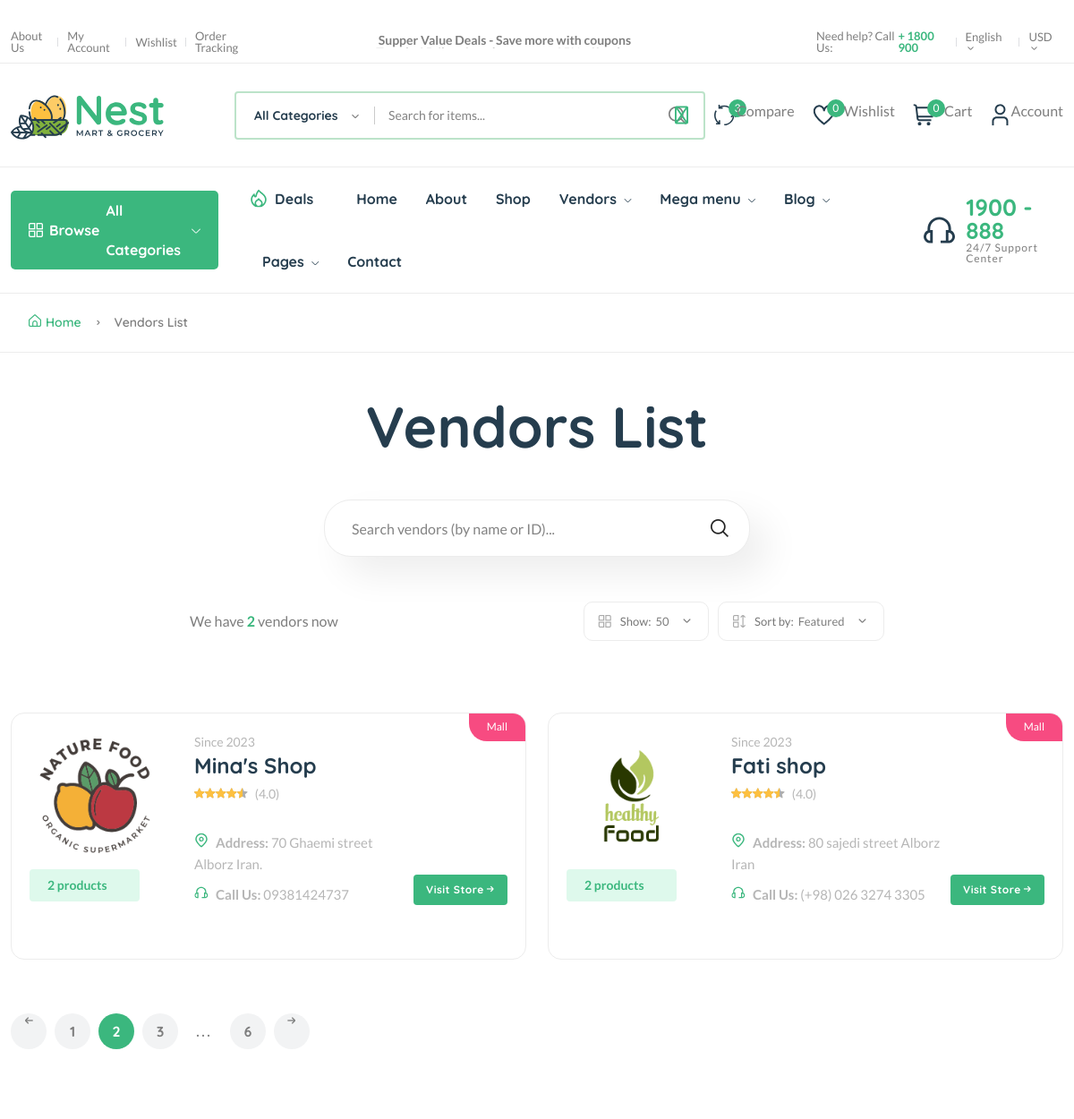
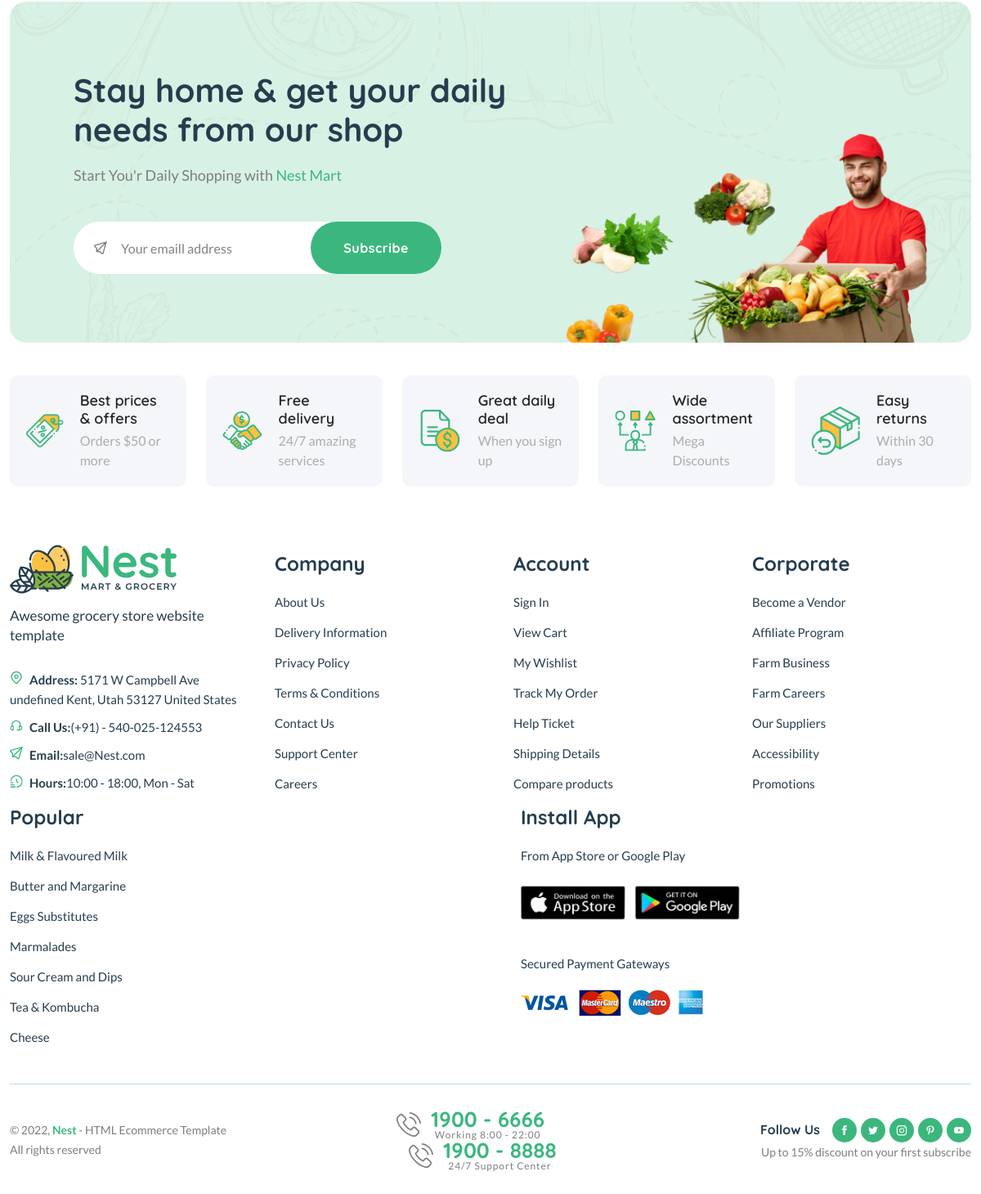
/vendors, run on the app's committed database (2 pictures, top to bottom).
### core/models.py (models this page shows, shortened)
class Vendor(models.Model):
    vid = ShortUUIDField(unique=True, length=10, max_length=20, alphabet='abcdefgh123456', prefix='ven')
    user = models.ForeignKey(User, on_delete=models.SET_NULL, null=True)
    title = models.CharField(max_length=100)
    image = models.ImageField(upload_to=user_directory_path)
    cover_image = models.ImageField(upload_to=user_directory_path)
    description = models.TextField(null=True, blank=True)
    address = models.CharField(max_length=100)
    contact = models.CharField(max_length=100)
    chat_resp_time = models.CharField(max_length=100)
    shipping_on_time = models.CharField(max_length=100)
    authentic_rating = models.CharField(max_length=100)
    days_return = models.CharField(max_length=100)
    warranty_period = models.CharField(max_length=100)
    date = models.DateTimeField(auto_now_add=True)

### core/views.py (the view)
# urls.py: path("vendors", vendor_list_view, name='vendor-list'),
def vendor_list_view(request):
    vendors = Vendor.objects.all()
    return render(request, 'core/vendors-list.html', {'vendors': vendors})

### core/models.py (called while the page is built)
    def get_percentage(self):
        new_price = (self.price * 100) / self.old_price
        return new_price

### templates/core/vendors-list.html (shortened to what this page needs)
﻿{% extends 'includes/base.html' %}
{% load static %}
{% block content %}
    <main class="main pages mb-80">
        <div class="page-header breadcrumb-wrap">
            <div class="container">
                <div class="breadcrumb">
                    <a href="index.html" rel="nofollow"><i class="fi-rs-home mr-5"></i>Home</a>
                    <span></span> Vendors List
                </div>
            </div>
        </div>
        <div class="page-content pt-50">
            <div class="container">
                <div class="archive-header-2 text-center">
                    <h1 class="display-2 mb-50">Vendors List</h1>
                    <div class="row">
                        <div class="col-lg-5 mx-auto">
                            <div class="sidebar-widget-2 widget_search mb-50">
                                <div class="search-form">
                                    <form action="#">
                                        <input type="text" placeholder="Search vendors (by name or ID)..."/>
                                        <button type="submit"><i class="fi-rs-search"></i></button>
                                    </form>
                                </div>
                            </div>
                        </div>
                    </div>
                </div>
                <div class="row mb-50">
                    <div class="col-12 col-lg-8 mx-auto">
                        <div class="shop-product-fillter">
                            <div class="totall-product">
                                <p>We have <strong class="text-brand">{{ vendors.count }}</strong>
                                    vendor{{ vendors.count|pluralize }} now</p>
                            </div>
                            <div class="sort-by-product-area">
                                <div class="sort-by-cover mr-10">
                                    <div class="sort-by-product-wrap">
                                        <div class="sort-by">
                                            <span><i class="fi-rs-apps"></i>Show:</span>
                                        </div>
                                        <div class="sort-by-dropdown-wrap">
                                            <span> 50 <i class="fi-rs-angle-small-down"></i></span>
                                        </div>
                                    </div>
                                </div>
                                <div class="sort-by-cover">
                                    <div class="sort-by-product-wrap">
                                        <div class="sort-by">
                                            <span><i class="fi-rs-apps-sort"></i>Sort by:</span>
                                        </div>
                                        <div class="sort-by-dropdown-wrap">
                                            <span> Featured <i class="fi-rs-angle-small-down"></i></span>
                                        </div>
                                    </div>
                                </div>
                            </div>
                        </div>
                    </div>
                </div>
                <div class="row vendor-grid">
                    {% for vendor in vendors %}
                        <div class="col-lg-6 col-md-6 col-12 col-sm-6">
                            <div class="vendor-wrap style-2 mb-40">
                                <div class="product-badges product-badges-position product-badges-mrg">
                                    <span class="hot">Mall</span>
                                </div>
                                <div class="vendor-img-action-wrap">
                                    <div class="vendor-img">
                                        <a href="{% url 'home:vendor-detail' vendor.vid %}">
                                            <img class="default-img" src="{{ vendor.image.url }}" alt=""/>
                                        </a>
                                    </div>
                                    <div class="mt-10">
                                        <span class="font-small total-product">{{ vendors.count }} product{{ vendors.count|pluralize }}</span>
                                    </div>
                                </div>
                                <div class="vendor-content-wrap">
                                    <div class="mb-30">
                                        <div class="product-category">
                                            <span class="text-muted">Since {{ vendor.date.year }}</span>
                                        </div>
                                        <h4 class="mb-5"><a href="{% url 'home:vendor-detail' vendor.vid %}">{{ vendor.title }}</a></h4>
                                        <div class="product-rate-cover">
                                            <div class="product-rate d-inline-block">
                                                <div class="product-rating" style="width: 90%"></div>
                                            </div>
                                            <span class="font-small ml-5 text-muted"> (4.0)</span>
                                        </div>
                                        <div class="vendor-info d-flex justify-content-between align-items-end mt-30">
                                            <ul class="contact-infor text-muted">
                                                <li><img src="{% static 'assets/imgs/theme/icons/icon-location.svg' %}"
                                                         alt=""/><strong>Address: </strong>
                                                    <span> {{ vendor.address }}</span>
                                                </li>
                                                <li><img src="{% static 'assets/imgs/theme/icons/icon-contact.svg' %}"
                                                         alt=""/><strong>Call
                                                    Us:</strong><span> {{ vendor.contact }}</span></li>
                                            </ul>
                                            <a href="{% url 'home:vendor-detail' vendor.vid %}" class="btn btn-xs">Visit Store <i
                                                    class="fi-rs-arrow-small-right"></i></a>
                                        </div>
                                    </div>
                                </div>
                            </div>
                        </div>
                    {% endfor %}
                </div>
                <div class="pagination-area mt-20 mb-20">
                    <nav aria-label="Page navigation example">
                        <ul class="pagination justify-content-start">
                            <li class="page-item">
                                <a class="page-link" href="#"><i class="fi-rs-arrow-small-left"></i></a>
                            </li>
                            <li class="page-item"><a class="page-link" href="#">1</a></li>
                            <li class="page-item active"><a class="page-link" href="#">2</a></li>
                            <li class="page-item"><a class="page-link" href="#">3</a></li>
                            <li class="page-item"><a class="page-link dot" href="#">...</a></li>
                            <li class="page-item"><a class="page-link" href="#">6</a></li>
                            <li class="page-item">
                                <a class="page-link" href="#"><i class="fi-rs-arrow-small-right"></i></a>
                            </li>
                        </ul>
                    </nav>
                </div>
            </div>
        </div>
    </main>
{% endblock content %}

### data on the page
Vendor: image (picture), count "2", date.year "2023", title "Mina's Shop", address "70 Ghaemi street Alborz Iran.", contact "09381424737"
Vendor: image (picture), count "2", date.year "2023", title "Fati shop", address "80 sajedi street Alborz Iran", contact "(+98) 026 3274 3305"

### other printed values
{{ wishlist.count }} "0"
{{ request.session.cart|length }} "0"
{{ vendors.count }} "2"
